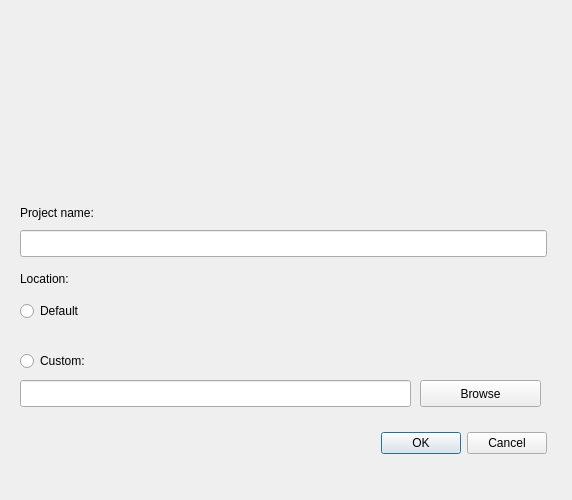
<?xml version="1.0" encoding="UTF-8"?>
<ui version="4.0">
 <class>AddProjectWindow</class>
 <widget class="QDialog" name="AddProjectWindow">
  <property name="geometry">
   <rect>
    <x>0</x>
    <y>0</y>
    <width>572</width>
    <height>500</height>
   </rect>
  </property>
  <property name="sizePolicy">
   <sizepolicy hsizetype="Fixed" vsizetype="Fixed">
    <horstretch>0</horstretch>
    <verstretch>0</verstretch>
   </sizepolicy>
  </property>
  <property name="minimumSize">
   <size>
    <width>572</width>
    <height>500</height>
   </size>
  </property>
  <property name="maximumSize">
   <size>
    <width>572</width>
    <height>500</height>
   </size>
  </property>
  <property name="windowTitle">
   <string>Dialog</string>
  </property>
  <widget class="QLabel" name="logoLTEsim">
   <property name="geometry">
    <rect>
     <x>140</x>
     <y>30</y>
     <width>291</width>
     <height>141</height>
    </rect>
   </property>
   <property name="text">
    <string/>
   </property>
   <property name="pixmap">
    <pixmap resource="../Resource.qrc">:/Images/logoLTEsim.png</pixmap>
   </property>
   <property name="scaledContents">
    <bool>true</bool>
   </property>
  </widget>
  <widget class="QLabel" name="label_2">
   <property name="geometry">
    <rect>
     <x>20</x>
     <y>200</y>
     <width>527</width>
     <height>25</height>
    </rect>
   </property>
   <property name="text">
    <string>Project name:</string>
   </property>
  </widget>
  <widget class="QLineEdit" name="fileName">
   <property name="enabled">
    <bool>true</bool>
   </property>
   <property name="geometry">
    <rect>
     <x>20</x>
     <y>230</y>
     <width>527</width>
     <height>27</height>
    </rect>
   </property>
   <property name="text">
    <string/>
   </property>
  </widget>
  <widget class="QDialogButtonBox" name="buttonBox">
   <property name="geometry">
    <rect>
     <x>20</x>
     <y>430</y>
     <width>527</width>
     <height>27</height>
    </rect>
   </property>
   <property name="standardButtons">
    <set>QDialogButtonBox::Cancel|QDialogButtonBox::Ok</set>
   </property>
  </widget>
  <widget class="QLabel" name="label">
   <property name="geometry">
    <rect>
     <x>20</x>
     <y>270</y>
     <width>67</width>
     <height>17</height>
    </rect>
   </property>
   <property name="text">
    <string>Location:</string>
   </property>
  </widget>
  <widget class="QRadioButton" name="defaultLocationRadioButton">
   <property name="geometry">
    <rect>
     <x>20</x>
     <y>300</y>
     <width>91</width>
     <height>22</height>
    </rect>
   </property>
   <property name="text">
    <string>Default</string>
   </property>
  </widget>
  <widget class="QRadioButton" name="customLocationRadioButton">
   <property name="geometry">
    <rect>
     <x>20</x>
     <y>350</y>
     <width>117</width>
     <height>22</height>
    </rect>
   </property>
   <property name="text">
    <string>Custom:</string>
   </property>
  </widget>
  <widget class="QLineEdit" name="lineEdit">
   <property name="geometry">
    <rect>
     <x>20</x>
     <y>380</y>
     <width>391</width>
     <height>27</height>
    </rect>
   </property>
  </widget>
  <widget class="QPushButton" name="browseDirectoryButton">
   <property name="geometry">
    <rect>
     <x>420</x>
     <y>380</y>
     <width>121</width>
     <height>27</height>
    </rect>
   </property>
   <property name="text">
    <string>Browse</string>
   </property>
  </widget>
  <widget class="QLabel" name="label_3">
   <property name="geometry">
    <rect>
     <x>40</x>
     <y>320</y>
     <width>491</width>
     <height>17</height>
    </rect>
   </property>
   <property name="text">
    <string/>
   </property>
  </widget>
 </widget>
 <resources>
  <include location="../Resource.qrc"/>
 </resources>
 <connections/>
</ui>
